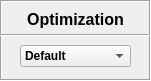
   <widget class="QFrame" name="frame_7">
    <property name="geometry">
     <rect>
      <x>590</x>
      <y>130</y>
      <width>151</width>
      <height>81</height>
     </rect>
    </property>
    <property name="frameShape">
     <enum>QFrame::Box</enum>
    </property>
    <property name="frameShadow">
     <enum>QFrame::Sunken</enum>
    </property>
    <widget class="QFrame" name="frame_8">
     <property name="geometry">
      <rect>
       <x>0</x>
       <y>0</y>
       <width>151</width>
       <height>36</height>
      </rect>
     </property>
     <property name="frameShape">
      <enum>QFrame::Box</enum>
     </property>
     <property name="frameShadow">
      <enum>QFrame::Sunken</enum>
     </property>
     <widget class="QTextBrowser" name="text_optimization">
      <property name="geometry">
       <rect>
        <x>20</x>
        <y>-8</y>
        <width>111</width>
        <height>41</height>
       </rect>
      </property>
      <property name="font">
       <font>
        <family>Arial</family>
       </font>
      </property>
      <property name="styleSheet">
       <string notr="true">background: transparent;</string>
      </property>
      <property name="frameShape">
       <enum>QFrame::NoFrame</enum>
      </property>
      <property name="html">
       <string>&lt;!DOCTYPE HTML PUBLIC &quot;-//W3C//DTD HTML 4.0//EN&quot; &quot;http://www.w3.org/TR/REC-html40/strict.dtd&quot;&gt;
&lt;html&gt;&lt;head&gt;&lt;meta name=&quot;qrichtext&quot; content=&quot;1&quot; /&gt;&lt;style type=&quot;text/css&quot;&gt;
p, li { white-space: pre-wrap; }
&lt;/style&gt;&lt;/head&gt;&lt;body style=&quot; font-family:'Arial'; font-size:9pt; font-weight:400; font-style:normal;&quot;&gt;
&lt;p align=&quot;center&quot; style=&quot;-qt-paragraph-type:empty; margin-top:0px; margin-bottom:0px; margin-left:0px; margin-right:0px; -qt-block-indent:0; text-indent:0px; font-family:'Gulim';&quot;&gt;&lt;br /&gt;&lt;/p&gt;
&lt;p align=&quot;center&quot; style=&quot; margin-top:0px; margin-bottom:0px; margin-left:0px; margin-right:0px; -qt-block-indent:0; text-indent:0px;&quot;&gt;&lt;span style=&quot; font-family:'Gulim'; font-size:12pt; font-weight:600;&quot;&gt;Optimization&lt;/span&gt;&lt;/p&gt;&lt;/body&gt;&lt;/html&gt;</string>
      </property>
     </widget>
    </widget>
    <widget class="QComboBox" name="combo_box_optimization">
     <property name="geometry">
      <rect>
       <x>20</x>
       <y>45</y>
       <width>111</width>
       <height>22</height>
      </rect>
     </property>
     <property name="font">
      <font>
       <family>Arial</family>
       <weight>75</weight>
       <bold>true</bold>
      </font>
     </property>
     <property name="focusPolicy">
      <enum>Qt::ClickFocus</enum>
     </property>
     <property name="toolTip">
      <string>&lt;html&gt;&lt;head/&gt;&lt;body&gt;&lt;p&gt;Stereo view mode&lt;/p&gt;&lt;/body&gt;&lt;/html&gt;</string>
     </property>
     <item>
      <property name="text">
       <string>Default</string>
      </property>
     </item>
     <item>
      <property name="text">
       <string>SGM</string>
      </property>
     </item>
     <item>
      <property name="text">
       <string>BP</string>
      </property>
     </item>
    </widget>
   </widget>
